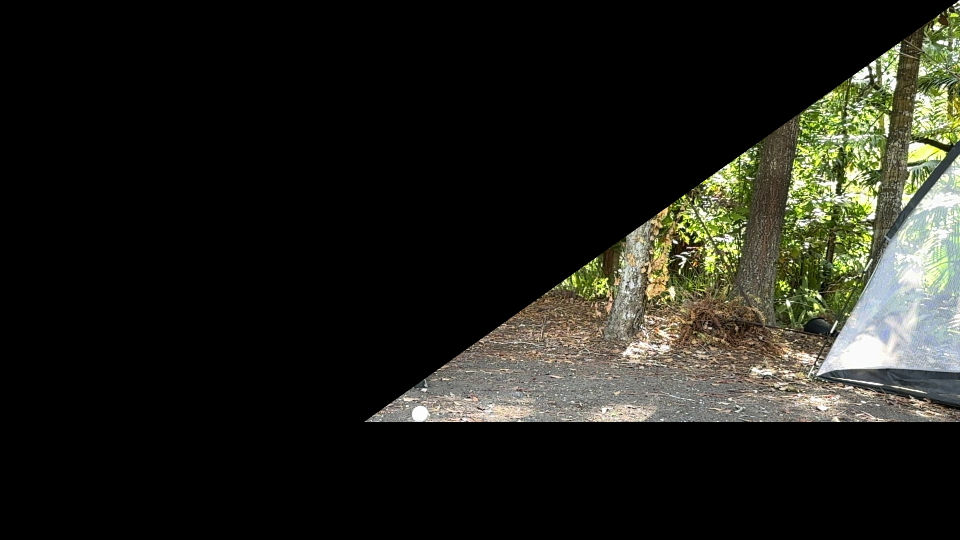
#> input picture golf_new/output/image/frame_0801.jpg, 1920 x 1080 px (shown at 1/2 size)
$ python -i newww.py   (imports and definitions only)
#> lines starting #> are read from the running program, lines starting #| are printed output that depends on the picture; after the words box and inside, x2 and y2 are one past the last pixel; in counts of white or black regions, pixels touching at a corner belong together


import cv2
import numpy as np
import os
import config
from component.ball_tracking import *

path = "testing/"
output_dir = "working dir/image/"
balls = []
image_shape = [1080, 1920]
# [1 line that did not run here, left out]
# [1 line that did not run here, left out]
# [1 line that did not run here, left out]
# [1 line that did not run here, left out]
# [1 line that did not run here, left out]
imageCount = 0

# [43 lines left out: functions find_endpoints, join_endpoints, detect_triangles, not called in this run]

def perform_additional_operations(binary_image):
    """Apply additional operations to the binary image."""
    # Apply morphological operations
    kernel = np.ones((5, 5), np.uint8)
    cleaned_image = cv2.morphologyEx(binary_image, cv2.MORPH_CLOSE, kernel)
    cleaned_image = cv2.morphologyEx(cleaned_image, cv2.MORPH_OPEN, kernel)

    # Find contours on the cleaned image
    contours, _ = cv2.findContours(cleaned_image, cv2.RETR_EXTERNAL, cv2.CHAIN_APPROX_SIMPLE)

    # Draw contours for visualization
    contour_image = np.zeros_like(cleaned_image)
    cv2.drawContours(contour_image, contours, -1, 255, 1)

    return cleaned_image, contour_image, contours


# [26 lines left out: function classify_triangle, not called in this run]

# Define the minimum area threshold for contours
min_contour_area = 200  # Adjust this value as needed

# Define the length threshold for distinguishing between ball and stick
length_threshold = 50  # Adjust this value as needed

# [61 lines not run here, left out]

>>> import cv2
>>> picture = cv2.imread('output/image/frame_0801.jpg', cv2.IMREAD_GRAYSCALE)
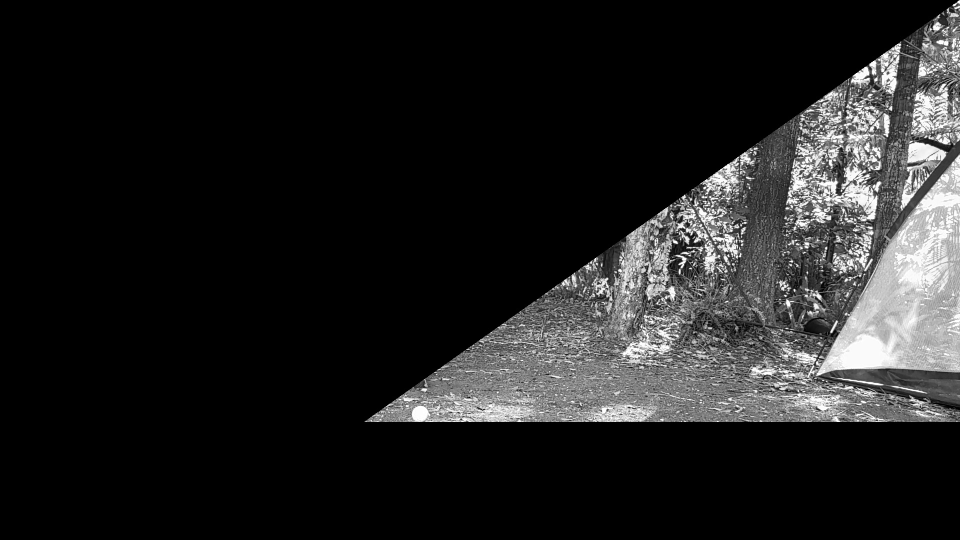
#> picture: shape (1080, 1920) (shown at 1/2 size); min 0, max 255, mean 32
>>> result = perform_additional_operations(picture)
#> in perform_additional_operations, `cleaned_image = cv2.morphologyEx(binary_image, cv2.MORPH_CLOSE, kernel)`:
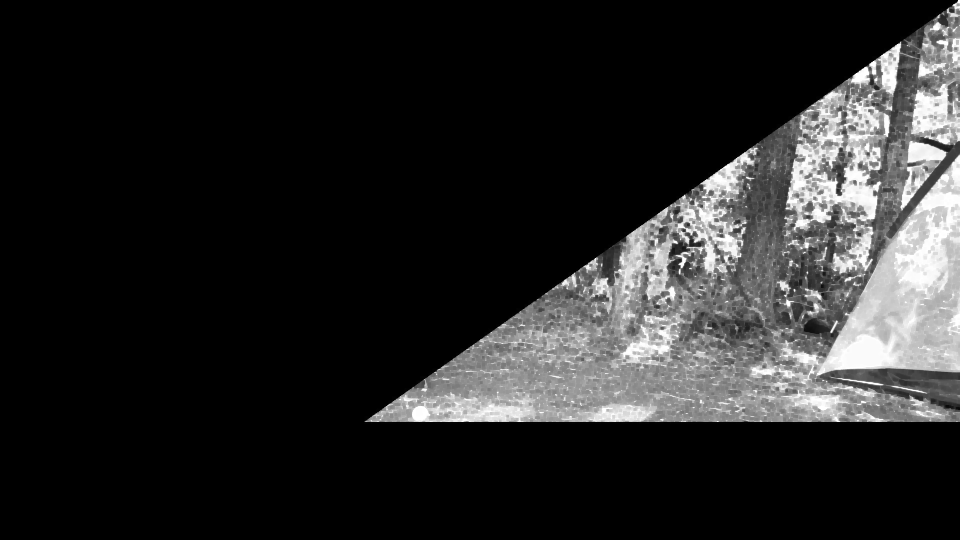
#> cleaned_image: shape (1080, 1920) (shown at 1/2 size); min 0, max 255, mean 37.3
#> in perform_additional_operations, `contours, _ = cv2.findContours(cleaned_image, cv2.RETR_EXTERNAL, cv2.C..`: contours = 1 contour; box (x1, y1, x2, y2) and area: (728, 0, 1920, 848) 512883
#> in perform_additional_operations, `cv2.drawContours(contour_image, contours, -1, 255, 1)`:
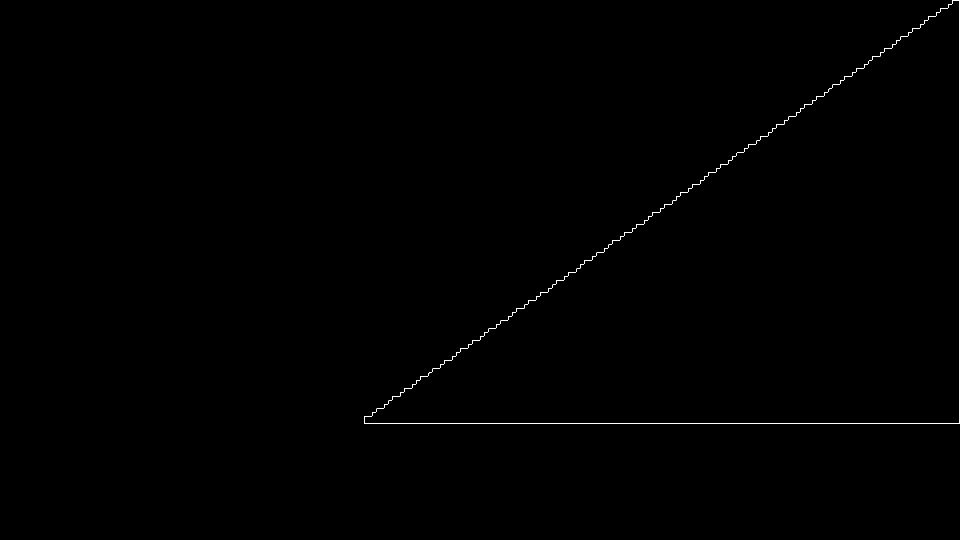
#> contour_image: shape (1080, 1920) (shown at 1/2 size); 0.19% white in thin lines or dots, all inside (x1, y1, x2, y2) = (728, 0, 1920, 848)
